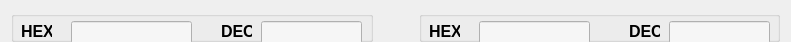
     <widget class="QWidget" name="horizontalLayoutWidget_5">
      <property name="geometry">
       <rect>
        <x>10</x>
        <y>190</y>
        <width>791</width>
        <height>41</height>
       </rect>
      </property>
      <layout class="QHBoxLayout" name="horizontalLayout_10">
       <property name="bottomMargin">
        <number>0</number>
       </property>
       <item>
        <widget class="QGroupBox" name="groupBox_3">
         <property name="sizePolicy">
          <sizepolicy hsizetype="Preferred" vsizetype="Preferred">
           <horstretch>0</horstretch>
           <verstretch>0</verstretch>
          </sizepolicy>
         </property>
         <property name="minimumSize">
          <size>
           <width>360</width>
           <height>0</height>
          </size>
         </property>
         <property name="title">
          <string/>
         </property>
         <property name="checkable">
          <bool>false</bool>
         </property>
         <widget class="QLabel" name="label_11">
          <property name="geometry">
           <rect>
            <x>10</x>
            <y>10</y>
            <width>31</width>
            <height>21</height>
           </rect>
          </property>
          <property name="text">
           <string>&lt;html&gt;&lt;head/&gt;&lt;body&gt;&lt;p align=&quot;center&quot;&gt;&lt;span style=&quot; font-size:12pt; font-weight:600;&quot;&gt; HEX&lt;/span&gt;&lt;/p&gt;&lt;/body&gt;&lt;/html&gt;</string>
          </property>
         </widget>
         <widget class="MyLineEdit" name="InputSel1Hex">
          <property name="geometry">
           <rect>
            <x>60</x>
            <y>10</y>
            <width>121</width>
            <height>23</height>
           </rect>
          </property>
          <property name="font">
           <font>
            <pointsize>16</pointsize>
           </font>
          </property>
          <property name="styleSheet">
           <string notr="true">QLineEdit{
	background-color:rgb(246, 246, 246);
}</string>
          </property>
         </widget>
         <widget class="QLabel" name="label_12">
          <property name="geometry">
           <rect>
            <x>210</x>
            <y>10</y>
            <width>31</width>
            <height>21</height>
           </rect>
          </property>
          <property name="text">
           <string>&lt;html&gt;&lt;head/&gt;&lt;body&gt;&lt;p align=&quot;center&quot;&gt;&lt;span style=&quot; font-size:12pt; font-weight:600;&quot;&gt;DEC&lt;/span&gt;&lt;/p&gt;&lt;/body&gt;&lt;/html&gt;</string>
          </property>
         </widget>
         <widget class="MyLineEdit" name="InputSel1Dec">
          <property name="geometry">
           <rect>
            <x>250</x>
            <y>10</y>
            <width>101</width>
            <height>23</height>
           </rect>
          </property>
          <property name="font">
           <font>
            <pointsize>16</pointsize>
           </font>
          </property>
          <property name="styleSheet">
           <string notr="true">QLineEdit{
	background-color:rgb(246, 246, 246);
}</string>
          </property>
         </widget>
        </widget>
       </item>
       <item>
        <spacer name="horizontalSpacer_9">
         <property name="orientation">
          <enum>Qt::Horizontal</enum>
         </property>
         <property name="sizeType">
          <enum>QSizePolicy::Fixed</enum>
         </property>
         <property name="sizeHint" stdset="0">
          <size>
           <width>40</width>
           <height>20</height>
          </size>
         </property>
        </spacer>
       </item>
       <item>
        <widget class="QGroupBox" name="groupBox_4">
         <property name="sizePolicy">
          <sizepolicy hsizetype="Preferred" vsizetype="Preferred">
           <horstretch>0</horstretch>
           <verstretch>0</verstretch>
          </sizepolicy>
         </property>
         <property name="minimumSize">
          <size>
           <width>360</width>
           <height>0</height>
          </size>
         </property>
         <property name="title">
          <string/>
         </property>
         <property name="checkable">
          <bool>false</bool>
         </property>
         <property name="checked">
          <bool>false</bool>
         </property>
         <widget class="QLabel" name="label_13">
          <property name="geometry">
           <rect>
            <x>420</x>
            <y>10</y>
            <width>54</width>
            <height>12</height>
           </rect>
          </property>
          <property name="text">
           <string>TextLabel</string>
          </property>
         </widget>
         <widget class="MyLineEdit" name="OutputSel1Dec">
          <property name="geometry">
           <rect>
            <x>250</x>
            <y>10</y>
            <width>101</width>
            <height>23</height>
           </rect>
          </property>
          <property name="font">
           <font>
            <pointsize>16</pointsize>
           </font>
          </property>
          <property name="styleSheet">
           <string notr="true">QLineEdit{
	background-color:rgb(246, 246, 246);
}</string>
          </property>
         </widget>
         <widget class="MyLineEdit" name="OutputSel1Hex">
          <property name="geometry">
           <rect>
            <x>60</x>
            <y>10</y>
            <width>111</width>
            <height>23</height>
           </rect>
          </property>
          <property name="font">
           <font>
            <pointsize>16</pointsize>
           </font>
          </property>
          <property name="styleSheet">
           <string notr="true">QLineEdit{
	background-color:rgb(246, 246, 246);
}</string>
          </property>
         </widget>
         <widget class="QLabel" name="label_14">
          <property name="geometry">
           <rect>
            <x>210</x>
            <y>10</y>
            <width>31</width>
            <height>21</height>
           </rect>
          </property>
          <property name="text">
           <string>&lt;html&gt;&lt;head/&gt;&lt;body&gt;&lt;p align=&quot;center&quot;&gt;&lt;span style=&quot; font-size:12pt; font-weight:600;&quot;&gt;DEC&lt;/span&gt;&lt;/p&gt;&lt;/body&gt;&lt;/html&gt;</string>
          </property>
         </widget>
         <widget class="QLabel" name="label_15">
          <property name="geometry">
           <rect>
            <x>10</x>
            <y>10</y>
            <width>31</width>
            <height>21</height>
           </rect>
          </property>
          <property name="text">
           <string>&lt;html&gt;&lt;head/&gt;&lt;body&gt;&lt;p align=&quot;center&quot;&gt;&lt;span style=&quot; font-size:12pt; font-weight:600;&quot;&gt; HEX&lt;/span&gt;&lt;/p&gt;&lt;/body&gt;&lt;/html&gt;</string>
          </property>
         </widget>
        </widget>
       </item>
      </layout>
     </widget>
